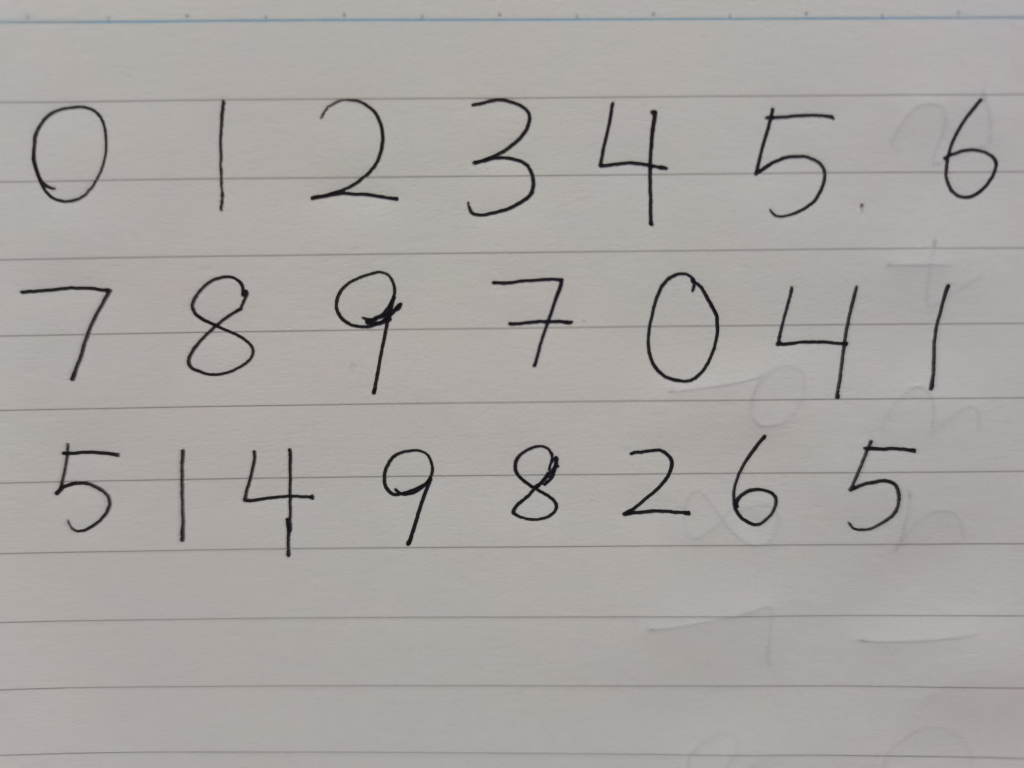
#> input picture project_final/20.jpg, 2048 x 1536 px (shown at 1/2 size)
$ jupyter execute --allow-errors photo.ipynb
#> lines starting #> are read from the running program, lines starting #| are printed output that depends on the picture; after the words box and inside, x2 and y2 are one past the last pixel; in counts of white or black regions, pixels touching at a corner belong together
[cell 1]
import cv2
import numpy as np
from skimage import morphology
from skimage.io import imread
from skimage.morphology import medial_axis, skeletonize
from scipy.ndimage import distance_transform_edt
import math
import copy
import tensorflow as tf
from PIL import Image
from scipy import signal
from torchvision.transforms import ToPILImage
import torch
import torch.nn as nn
import torch.optim as optim
import torchvision
import torchvision.transforms as transforms
import matplotlib.pyplot as plt

[cell 2]
data0 = cv2.imread('20.jpg')
#> data0 is the input picture: shape (1536, 2048, 3); mean B, G, R 160.6, 163.9, 168
data = data0[:,:,0]

平滑

[cell 3]
kernel_size = (4, 4)

# 应用平滑盒式滤波
smoothed_image = cv2.blur(data, kernel_size)
plt.imshow(smoothed_image, cmap='gray')

阈值

[cell 4]
def threshold(data):
    data = np.real(data)
    max = np.max(data)
    min = np.min(data)
    thresh = (max)*3/5
    x, y = data.shape
    newData = np.zeros([x, y])
    for i in range(x):
        for j in range(y):
            if(data[i ,j] < thresh):
                newData[i ,j] = 1
    return newData

[cell 5]
thresholdData = threshold(data)
#> in threshold, `max = np.max(data)`: max = 180
#> in threshold, `min = np.min(data)`: min = 16
#> in threshold, `thresh = (max)*3/5`: thresh = 108
#> after the loop in threshold, `for i in range(x):`:
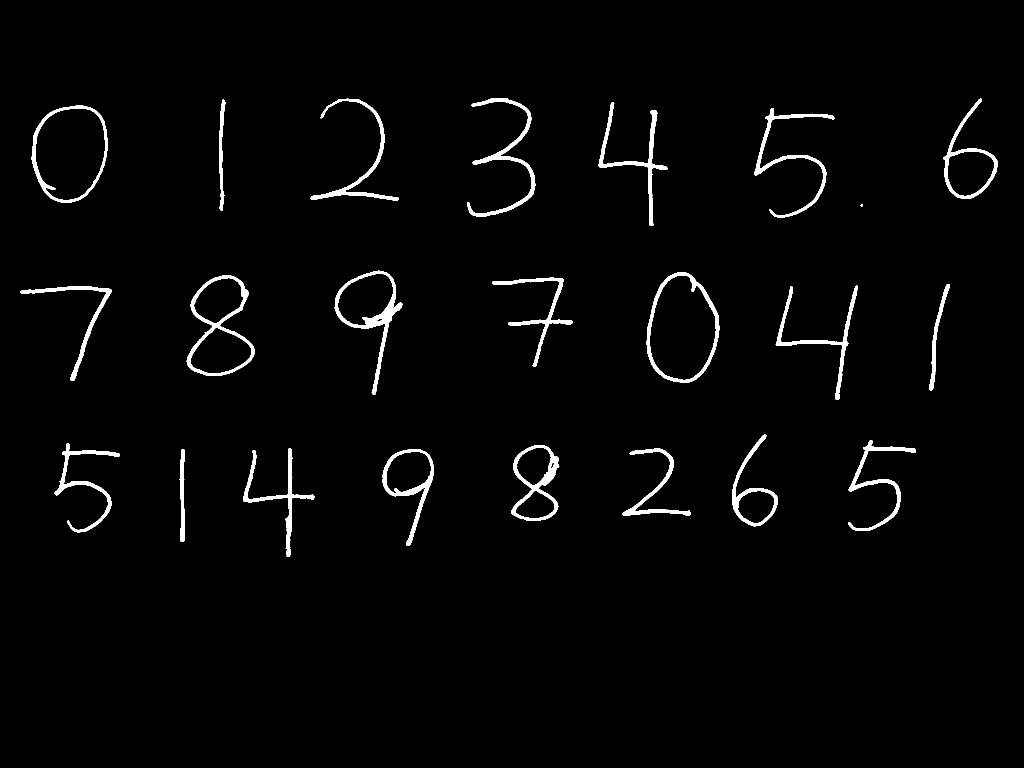
#> newData: shape (1536, 2048) float64 (shown at 1/2 size); values 0 (black) and 1 (white), 2.2% white; 23 white regions, largest, box (x1, y1, x2, y2) and area: (669, 541, 805, 789) 4406, (373, 551, 510, 752) 4228, (934, 196, 1071, 433) 4031
plt.imshow(thresholdData, cmap='gray')

膨胀

[cell 6]
# Creating kernel
kernel = np.ones((3, 3), np.uint8)

# 膨胀
dilateData = cv2.dilate(thresholdData, kernel)
#> dilateData: shape (1536, 2048) float64; values 0 (black) and 1 (white), 2.9% white; 23 white regions, largest, box (x1, y1, x2, y2) and area: (372, 550, 511, 753) 5915, (668, 540, 806, 790) 5765, (933, 195, 1072, 434) 5461
plt.imshow(dilateData, cmap='gray')

骨骼化

[cell 7]
#骨骼化
skeleton0 = morphology.skeletonize(dilateData, method='lee')
#> skeleton0: shape (1536, 2048) bool; 0.29% white in thin lines or dots, all inside (x1, y1, x2, y2) = (46, 199, 1992, 1110)
skeleton = skeleton0.astype(np.uint8)*255
plt.imshow(skeleton,cmap='gray')

框选

[cell 8]
def get_bounding_box(skeleton):
    # 查找骨架的轮廓
    skeleton = np.array(skeleton)

    # 膨胀,防止断开
    kernel = np.ones((6, 6), np.uint8)
    skeleton = cv2.dilate(skeleton, kernel)

    contours, _ = cv2.findContours(skeleton, cv2.RETR_EXTERNAL, cv2.CHAIN_APPROX_SIMPLE)

    # 创建空白图像
    bounding_box = np.zeros_like(skeleton)
    i, j = bounding_box.shape
    flag = False
    bounds = []
    for contour in contours:
        # 计算骨架的边界框
        x, y, w, h = cv2.boundingRect(contour)
        # print(x+h/2,y+w/2)
        # if(abs(x+h/2-i/2)<300 and abs(y+w/2-j/2)<300 and w<200 and w>10 and h<200 and h>30):
        if(w<800 and w>5 and h<800 and h>30):
        # 绘制边界框
            cv2.rectangle(bounding_box, (x, y), (x + w, y + h), 255, -1)
            bounds.append([y, x, w, h])
            flag = True
    #返回全部框
    if(flag):
        print(bounds)
        return bounds, bounding_box
    else:
        cv2.rectangle(bounding_box, (int(i/4), int(j/4)), (int(i/2), int(j/2)), 255, -1)
        bounds.append([int(i/4), int(j/4), int(i/2), int(j/2)])
        print(bounds)
        return bounds, bounding_box

def makeframe(skeleton, bounds):
    print(skeleton.shape)
    # temp = x
    # x = y
    # y = temp
    masks = []
    for bound in bounds:
        x, y, w, h = bound[0], bound[1], bound[2], bound[3]
        x = int(x + h/2 - max(h,w)/2-60)
        y = int(y + w/2 - max(h,w)/2-20)
        w = max(h, w)+40
        h = max(h, w)+70
        if(x<0):
            x=0
        if(y<0):
            y=0
        print('frame',x,y,w,h)

        maskSk = np.zeros([h, w])
        for i in range(h):
            for j in range(w):
                if(x+i<skeleton.shape[0] and y+j<skeleton.shape[1]):
                    maskSk[i, j] = skeleton[x + i, y + j]
        masks.append(maskSk)

    return masks

[cell 9]
#框选
bounds, bounding_box= get_bounding_box(skeleton)
#> in get_bounding_box, `skeleton = cv2.dilate(skeleton, kernel)`:
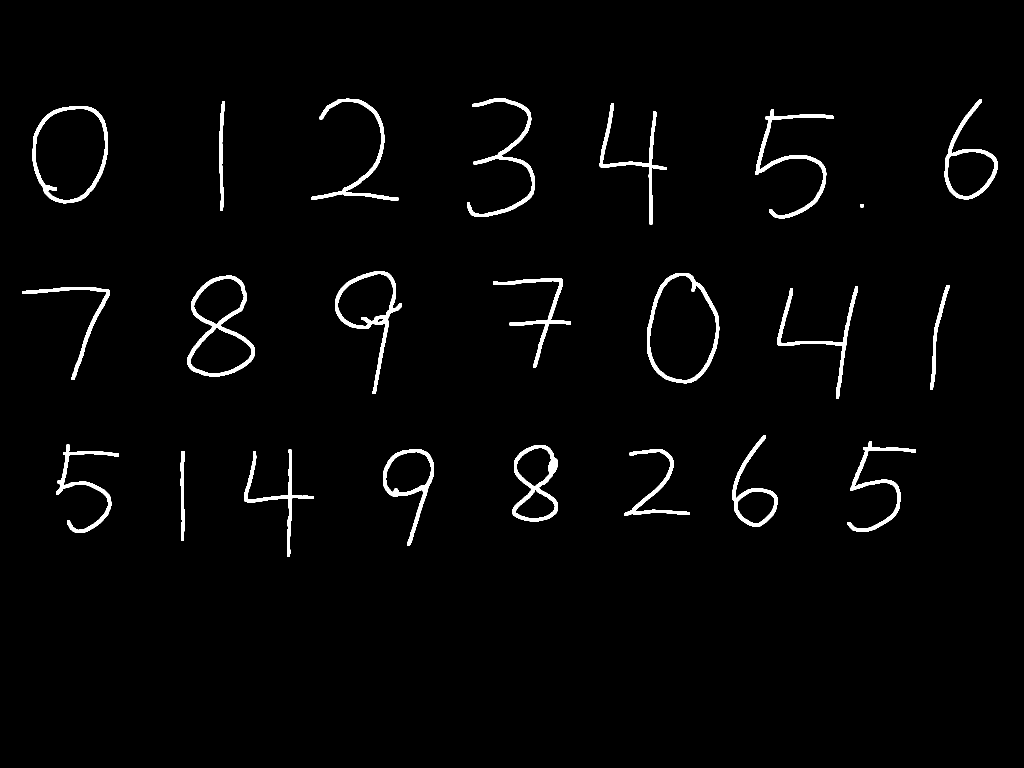
#> skeleton: shape (1536, 2048) (shown at 1/2 size); 2.2% white; 23 white regions
#> in get_bounding_box, `contours, _ = cv2.findContours(skeleton, cv2.RETR_EXTERNAL, cv2.CHAIN_..`: contours = 23 contours; largest, box (x1, y1, x2, y2) and area: (1294, 546, 1439, 767) 24442, (65, 212, 216, 407) 23526, (375, 551, 509, 753) 17642, (670, 542, 804, 788) 11807, (1025, 890, 1116, 1043) 9730
#> the loop in get_bounding_box, `for contour in contours:` made 23 passes
#> (x, y, w, h) on passes 1 to 12: (361, 902, 9, 179), (488, 899, 139, 214), (1248, 898, 132, 134), (766, 898, 102, 193), (1025, 890, 91, 153), (112, 889, 126, 177), (1695, 883, 137, 180), (1465, 871, 90, 182), (44, 574, 176, 186), (1555, 573, 161, 224), (1860, 570, 39, 209), (986, 556, 156, 179)
#> (contour, x, y, w, h) on pass 16: ([[1721, 408], [1721, 414], [1726, 414], [1726, 408]], 1721, 408, 6, 7)
#> after the loop in get_bounding_box, `for contour in contours:`:
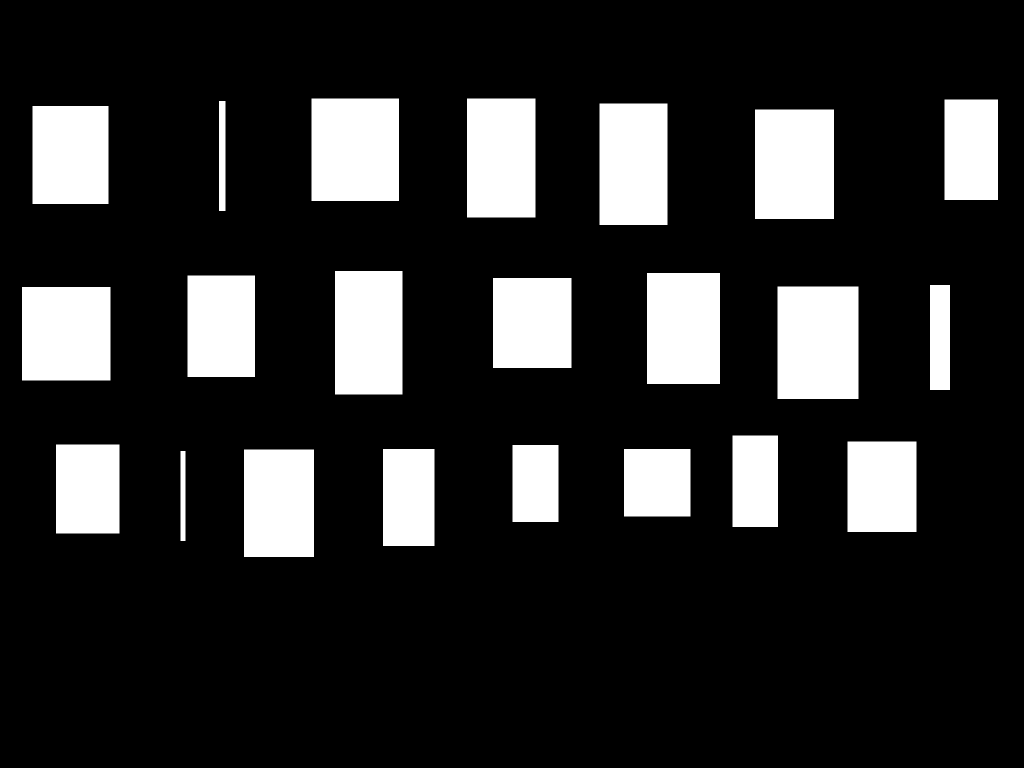
#> bounding_box: shape (1536, 2048) (shown at 1/2 size); 17.1% white; 22 white regions, largest, box (x1, y1, x2, y2) and area: (1555, 573, 1717, 798) 36450, (623, 197, 798, 402) 35875, (1510, 219, 1668, 438) 34602
#> after the loop in get_bounding_box, `for contour in contours:`: bounds = 22 items, first 6: [902, 361, 9, 179], [899, 488, 139, 214], [898, 1248, 132, 134], [898, 766, 102, 193], [890, 1025, 91, 153], [889, 112, 126, 177]
#> (printed output is left out)

#masks
masks = makeframe(skeleton, bounds)
#| (1536, 2048)
#> the loop in makeframe, `for bound in bounds:` made 22 passes
#> (bound, w, h) on passes 1 to 12: ([902, 361, 9, 179], 219, 289), ([899, 488, 139, 214], 254, 324), ([898, 1248, 132, 134], 174, 244), ([898, 766, 102, 193], 233, 303), ([890, 1025, 91, 153], 193, 263), ([889, 112, 126, 177], 217, 287), ([883, 1695, 137, 180], 220, 290), ([871, 1465, 90, 182], 222, 292), ([574, 44, 176, 186], 226, 296), ([573, 1555, 161, 224], 264, 334), ([570, 1860, 39, 209], 249, 319), ([556, 986, 156, 179], 219, 289)
#| frame 842 256 219 289
#| frame 839 430 254 324
#| frame 838 1227 174 244
#| frame 838 700 233 303
#| frame 830 974 193 263
#| frame 829 66 217 287
#| frame 823 1653 220 290
#| frame 811 1399 222 292
#> (further printed lines are left out)
#> after the loop in makeframe, `for bound in bounds:`:
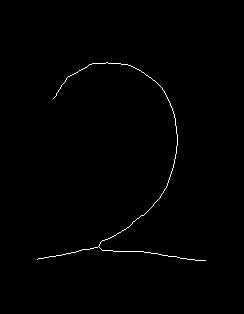
#> maskSk: shape (314, 244) float64; 0.6% white in thin lines or dots, all inside (x1, y1, x2, y2) = (37, 62, 206, 261)
#> after the loop in makeframe, `for bound in bounds:`: masks = 22 items
#> masks = 22 items
plt.imshow(bounding_box, cmap='gray')
plt.show()
plt.imshow(skeleton*bounding_box, cmap='gray')
plt.show()

[cell 10]
# binary image
# [101 lines left out: functions binary, boundaryTracing, not called in this run]

[cell 11]
# 剪枝
# [20 lines left out: function cutoff, not called in this run]

[cell 12]
numbers = []
for maskSK in masks:
    #28*28
    # cv2.imshow('mask',maskSK)
    plt.imshow(maskSK,cmap='gray')
    plt.show()

    #膨胀
    kernel = np.ones((8, 8), np.uint8)
    dimaskSK = cv2.dilate(maskSK, kernel)

    resizedData = cv2.resize(dimaskSK,(28,28), interpolation=cv2.INTER_AREA)

    _,resizedData = cv2.threshold(resizedData, 0.2, 1, cv2.THRESH_BINARY)
    # cv2.imshow('resize',resizedData)
    plt.imshow(resizedData,cmap='gray')
    plt.show()
    #骨骼化
    skeleton0 = morphology.skeletonize(resizedData, method='lee')
    reskeleton = skeleton0.astype(np.uint8)*255

    # #链码
    # boundaryImg, boundaryList, chainCode = boundaryTracing(reskeleton)

    # #剪枝
    # reskeleton = cutoff(chainCode, boundaryList, 3)
    # cv2.imshow('ske',reskeleton)
    # pruneData = crop(reskeleton)

    # Creating kernel
    kernel = np.ones((2, 2), np.uint8)

    # 膨胀
    finalData = cv2.dilate(reskeleton, kernel)

    #平滑
    kernel_size = (3, 3)
    finalData = cv2.GaussianBlur(finalData*8, kernel_size,  sigmaX=0.8)


    plt.imshow(finalData/np.max(finalData),cmap='gray')
    plt.show()

    # numbers.append(finalData)
    numbers.append(finalData)
#> this loop made 22 passes
#> pass 1, `plt.show()`:
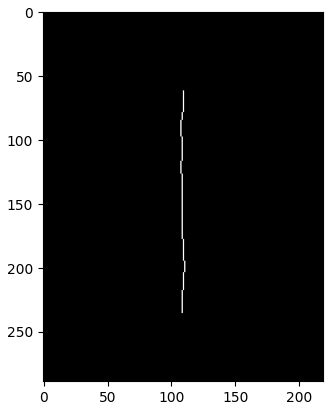
#> figure drawn by matplotlib, 1 panel
#> pass 1, `skeleton0 = morphology.skeletonize(resizedData, method='lee')`:
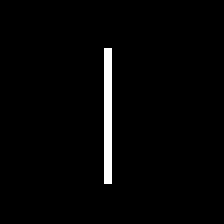
#> skeleton0: shape (28, 28) bool (shown 8 times larger); 2.2% white in thin lines or dots, all inside (x1, y1, x2, y2) = (13, 6, 14, 23)
#> pass 2, `plt.show()`:
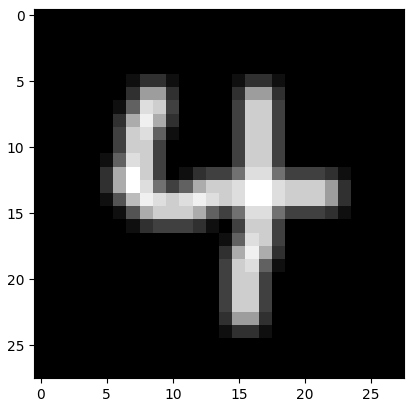
#> figure drawn by matplotlib, 1 panel
#> after the loop:
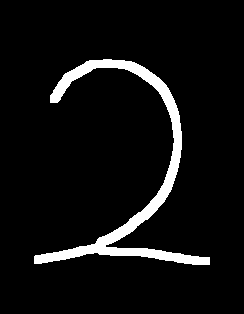
#> dimaskSK: shape (314, 244) float64; 6.3% white; 1 white region, box (x1, y1, x2, y2) and area: (34, 59, 210, 265) 4828
#> after the loop: resizedData: shape (28, 28) float64; values 0 (black) and 1 (white), 14.5% white in thin lines or dots, all inside (x1, y1, x2, y2) = (3, 5, 25, 24)
#> after the loop:
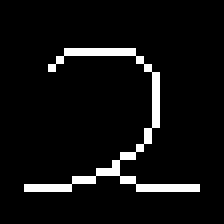
#> reskeleton: shape (28, 28) (shown 8 times larger); 6.1% white in thin lines or dots, all inside (x1, y1, x2, y2) = (3, 6, 25, 24)
#> after the loop, numbers = 22 items

$ run again, with project_final/6.jpg copied over project_final/20.jpg
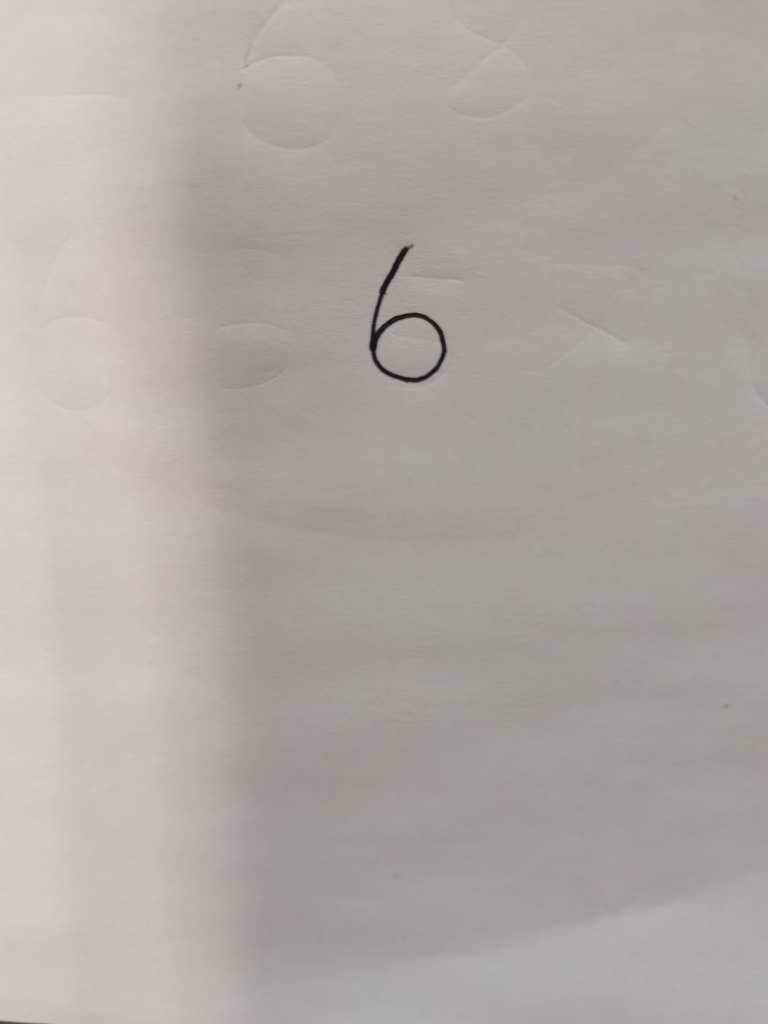
#> input picture project_final/6.jpg, 1536 x 2048 px (shown at 1/2 size)
#> data0 is the input picture: shape (2048, 1536, 3); mean B, G, R 164.6, 168.6, 175.1
#> max = 213
#> min = 15
#> thresh = 127.8
#> after the loop in threshold, `for i in range(x):`:
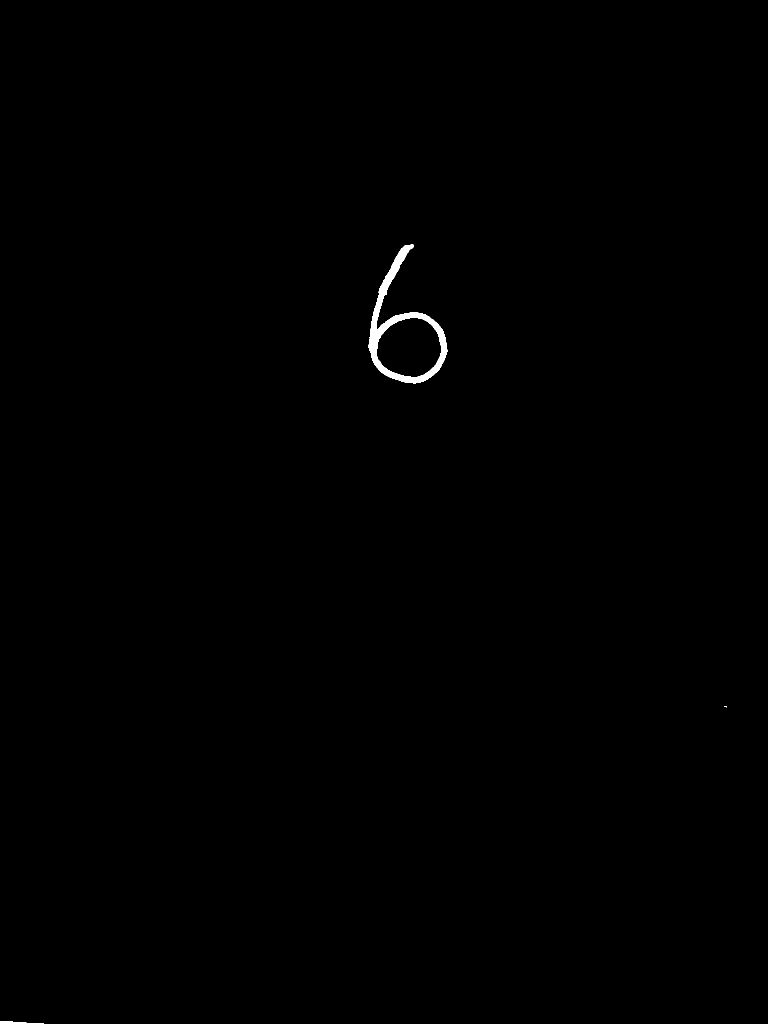
#> newData: shape (2048, 1536) float64 (shown at 1/2 size); values 0 (black) and 1 (white), 0.26% white; 3 white regions (1 under 20 px), largest, box (x1, y1, x2, y2) and area: (737, 488, 895, 767) 7971, (0, 2042, 88, 2048) 284
#> dilateData: shape (2048, 1536) float64; values 0 (black) and 1 (white), 0.32% white; 3 white regions, box (x1, y1, x2, y2) and area: (736, 487, 896, 768) 9570, (0, 2041, 89, 2048) 380, (1448, 1411, 1455, 1416) 31
#> contours = 3 contours; box (x1, y1, x2, y2) and area: (743, 490, 892, 764) 16954, (0, 2042, 92, 2048) 308, (1447, 1411, 1456, 1417) 40
#> the loop in get_bounding_box, `for contour in contours:` made 3 passes
#> (x, y, w, h, flag) on pass 3: (743, 490, 149, 274, True)
#> after the loop in get_bounding_box, `for contour in contours:`: bounds = [[490, 743, 149, 274]]
#| [[490, 743, 149, 274]]
#| (2048, 1536)
#> the loop in makeframe, `for bound in bounds:` made 1 pass
#> (bound, w, h) on pass 1: ([490, 743, 149, 274], 314, 384)
#> (printed output is left out)
#> after the loop in makeframe, `for bound in bounds:`: masks = 1 item
#> the loop `for maskSK in masks: #28*28 # cv2.imshow('mask',maskSK)` made 1 pass
#> (kernel, kernel_size) on pass 1: ([[1, 1], [1, 1]], (3, 3))

$ run again, with project_final/7.jpg copied over project_final/20.jpg
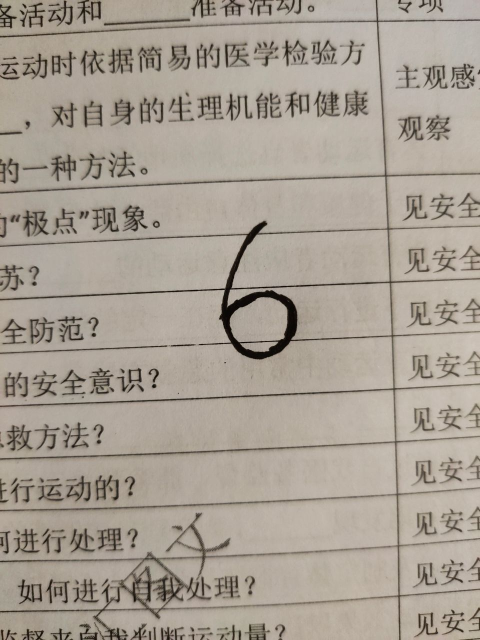
#> input picture project_final/7.jpg, 960 x 1280 px (shown at 1/2 size)
#> data0 is the input picture: shape (1280, 960, 3); mean B, G, R 147.1, 158.6, 167.7
#> max = 192
#> min = 0
#> thresh = 115.2
#> dilateData: shape (1280, 960) float64; values 0 (black) and 1 (white), 18.1% white; 211 white regions (13 under 20 px), largest, box (x1, y1, x2, y2) and area: (0, 0, 960, 1280) 77679, (44, 419, 99, 475) 2033, (216, 95, 269, 149) 1940
#> contours = 194 contours, 2 with area under 20; largest, box (x1, y1, x2, y2) and area: (0, 1, 960, 1280) 183110, (626, 183, 680, 236) 1928, (217, 97, 269, 148) 1908, (182, 415, 238, 469) 1872, (450, 86, 499, 137) 1834
#> the loop in get_bounding_box, `for contour in contours:` made 194 passes
#> (x, y, w, h) on passes 2, 3, 5, 6, 7, 8, 9, 10: (917, 1275, 43, 5), (375, 1265, 51, 15), (2, 1260, 33, 20), (41, 1259, 54, 21), (97, 1257, 50, 23), (433, 1255, 23, 7), (396, 1255, 25, 7), (381, 1255, 8, 9)
#> after the loop in get_bounding_box, `for contour in contours:`: bounds = 115 items, first 6: [1248, 550, 21, 32], [1246, 488, 52, 34], [1246, 262, 34, 34], [1234, 828, 48, 43], [1226, 836, 31, 31], [1218, 881, 48, 55]
#> (printed output is left out)
#| (1280, 960)
#> the loop in makeframe, `for bound in bounds:` made 115 passes
#> (bound, w, h) on passes 1 to 8: ([1248, 550, 21, 32], 72, 142), ([1246, 488, 52, 34], 92, 162), ([1246, 262, 34, 34], 74, 144), ([1234, 828, 48, 43], 88, 158), ([1226, 836, 31, 31], 71, 141), ([1218, 881, 48, 55], 95, 165), ([1214, 935, 25, 51], 91, 161), ([1161, 96, 45, 47], 87, 157)
#> (printed output is left out)
#> the loop `for maskSK in masks: #28*28 # cv2.imshow('mask',maskSK)` made 115 passes
